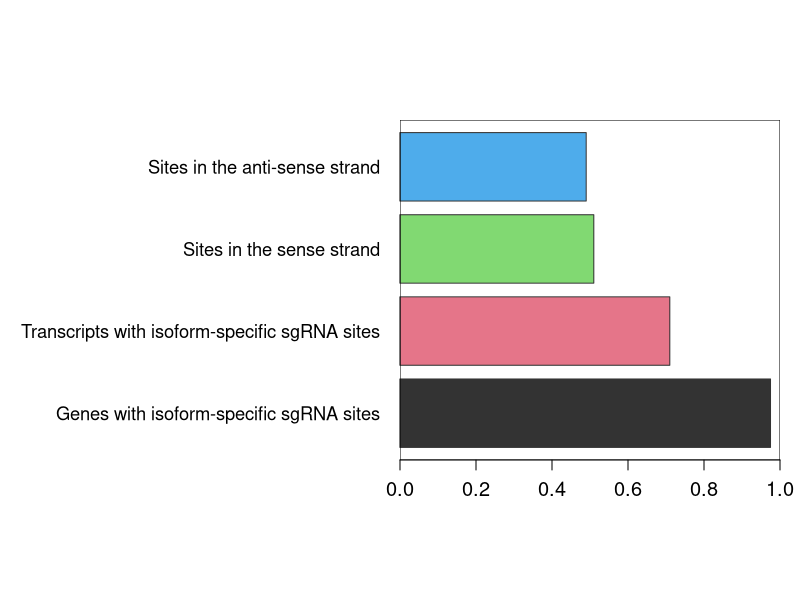

The R source for this figure:
x = c(0.975, 0.71, 0.51, 0.49)
par(mar=c(7,20,6,1))

barplot(x, width = 1, names.arg = c("Genes with isoform-specific sgRNA sites", "Transcripts with isoform-specific sgRNA sites", "Sites in the sense strand", "Sites in the anti-sense strand"), horiz = TRUE, col = c(1,2,3,4), las=1, cex.names = 1.1, cex.axis = 1.2, xlim = c(0, 1))
rect(par("usr")[1],par("usr")[3],par("usr")[2],par("usr")[4],col = rgb(1, 1, 1, alpha=0.2))
